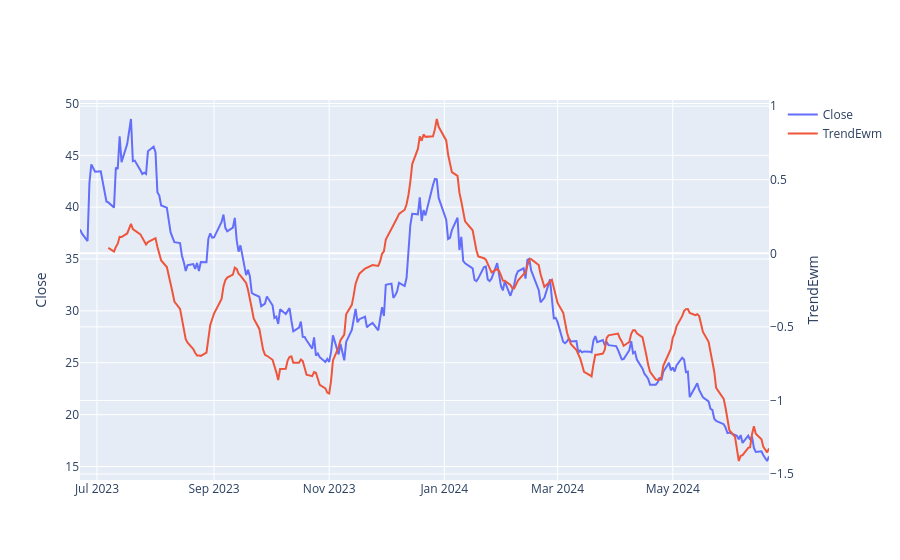

Source (notebook cell):
### Code cell
plot_multi_time_series([df["Close"], ind_trend], yaxis_list=["y1", "y2"], yaxis_left=[True, False])

### Figure 1 — Plotly figure (JSON) as saved in the notebook; plotly's stock layout.template omitted (floating-point values rounded to 4 significant figures; data arrays with more than 128 entries replaced by an {"elided": "..."} marker saying what was removed)
{"data": [{"name": "Close", "type": "scatter", "x": {"elided": "252 str values"}, "y": {"elided": "252 float values"}, "yaxis": "y"}, {"name": "TrendEwm", "type": "scatter", "x": {"elided": "252 str values"}, "y": {"elided": "252 float values"}, "yaxis": "y2"}], "layout": {"autosize": true, "xaxis": {"autorange": true, "range": ["2023-06-22", "2024-06-21"], "type": "date"}, "yaxis": {"autorange": true, "range": [13.7, 50.33], "side": "left", "title": {"text": "Close"}, "type": "linear"}, "yaxis2": {"anchor": "x", "autorange": true, "overlaying": "y", "range": [-1.541, 1.042], "side": "right", "title": {"text": "TrendEwm"}, "type": "linear"}}}
